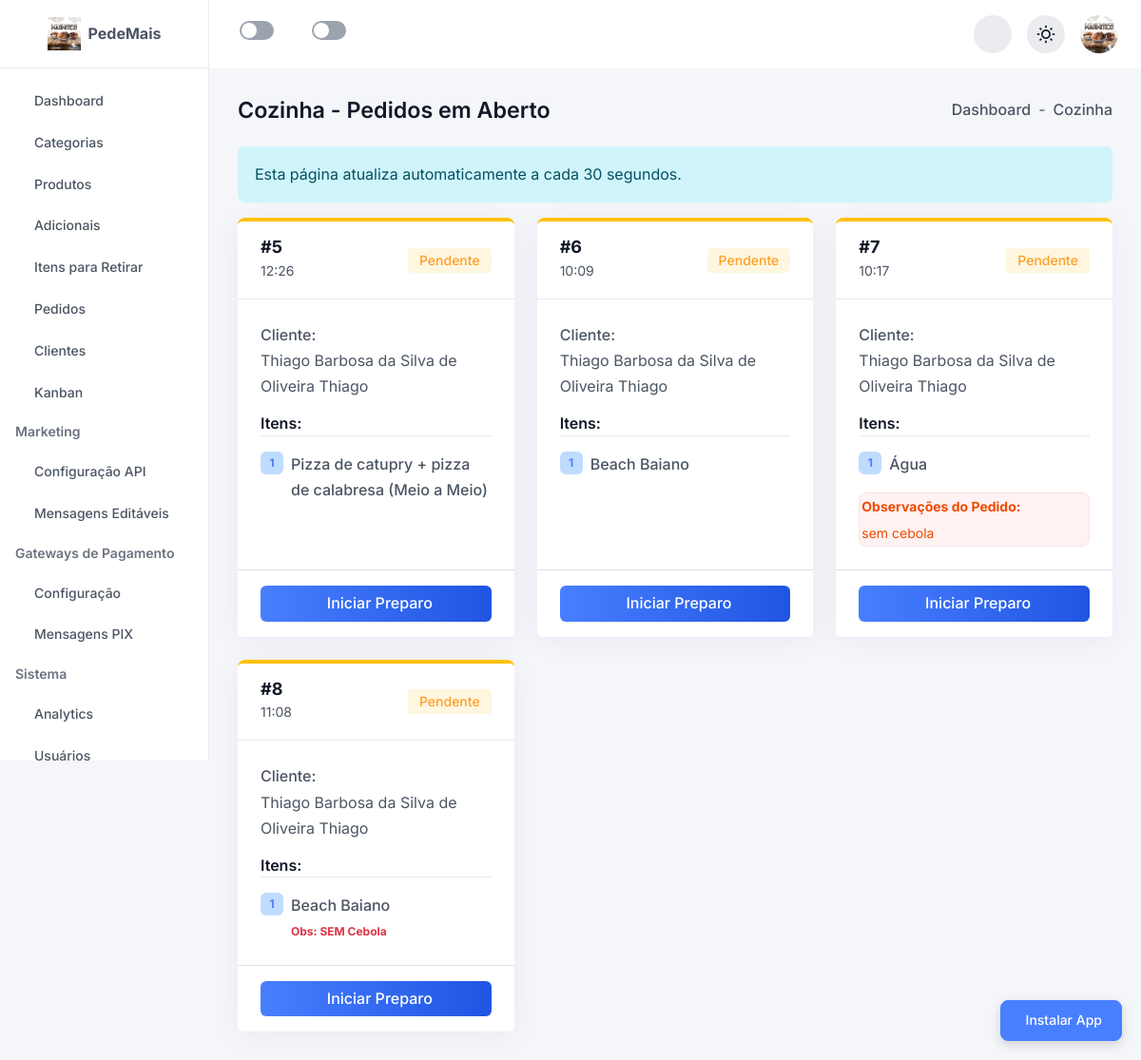
The app's page /admin/cozinha.php (signed in), older data.
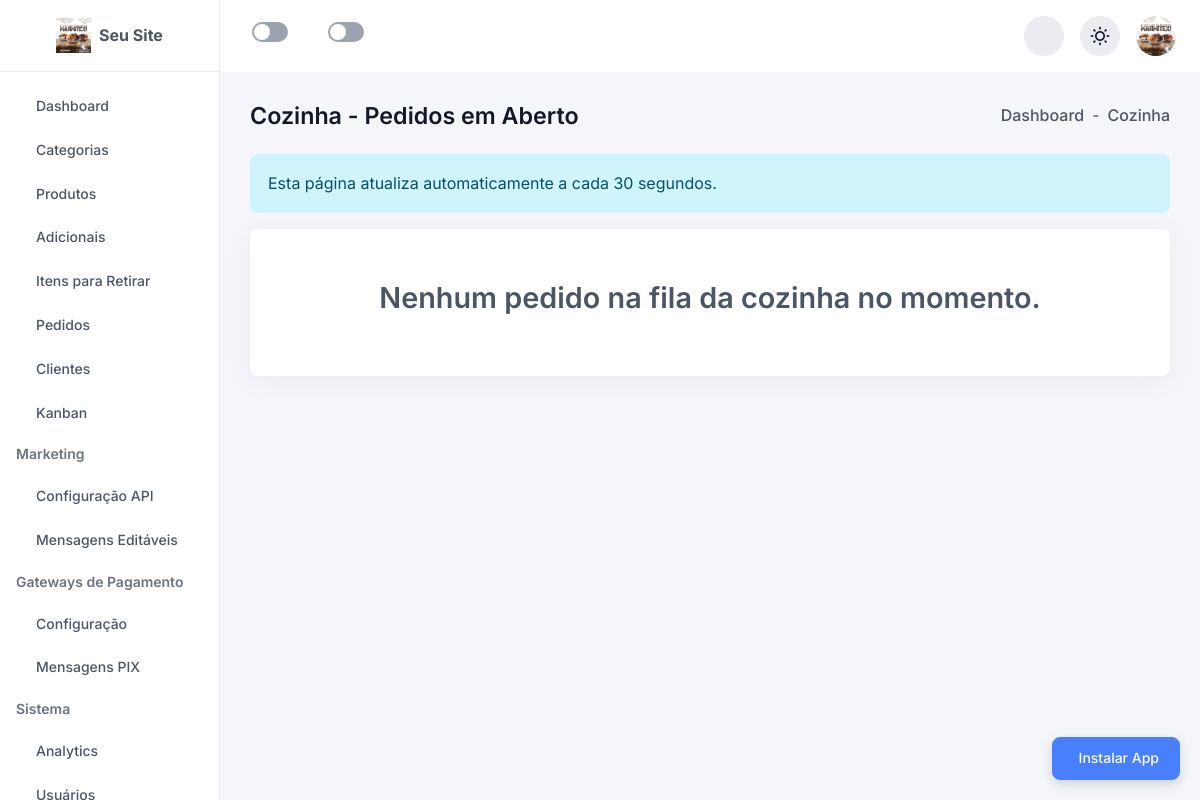
The same page, newer data.
### tables this page shows
CREATE TABLE `configuracoes` (
  `id` int(11) NOT NULL,
  `site_titulo` varchar(255) DEFAULT 'Cardápio Digital',
  `site_descricao` text DEFAULT NULL,
  `site_logo` varchar(255) DEFAULT NULL,
  `site_favicon` varchar(255) DEFAULT NULL,
  `site_capa` varchar(255) DEFAULT NULL,
  `endereco_cep` varchar(10) DEFAULT NULL,
  `endereco_rua` varchar(255) DEFAULT NULL,
  `endereco_numero` varchar(20) DEFAULT NULL,
  `endereco_complemento` varchar(255) DEFAULT NULL,
  `endereco_bairro` varchar(255) DEFAULT NULL,
  `endereco_cidade` varchar(255) DEFAULT NULL,
  `endereco_estado` varchar(2) DEFAULT NULL,
  `contato_whatsapp` varchar(20) DEFAULT NULL,
  `contato_email` varchar(255) DEFAULT NULL,
  `social_facebook` varchar(255) DEFAULT NULL,
  `social_instagram` varchar(255) DEFAULT NULL,
  `atualizado_em` timestamp NOT NULL DEFAULT current_timestamp() ON UPDATE current_timestamp(),
  `whatsapp_chave_pix` varchar(255) DEFAULT NULL COMMENT 'Chave PIX para pagamentos',
  `whatsapp_tempo_preparo_padrao` int(11) DEFAULT 30 COMMENT 'Tempo de preparo padrão em minutos',
  `whatsapp_tempo_entrega_padrao` int(11) DEFAULT 40 COMMENT 'Tempo de entrega padrão em minutos',
  `whatsapp_mensagem_pronto_retirada` text DEFAULT NULL COMMENT 'Mensagem quando pedido está pronto para retirada',
  `whatsapp_mensagem_pronto_delivery` text DEFAULT NULL COMMENT 'Mensagem quando pedido está pronto para delivery',
  `recaptcha_v2_site_key` varchar(255) DEFAULT NULL COMMENT 'Site Key do reCAPTCHA v2',
  `recaptcha_v2_secret_key` varchar(255) DEFAULT NULL COMMENT 'Secret Key do reCAPTCHA v2',
  `recaptcha_v3_site_key` varchar(255) DEFAULT NULL COMMENT 'Site Key do reCAPTCHA v3',
  `recaptcha_v3_secret_key` varchar(255) DEFAULT NULL COMMENT 'Secret Key do reCAPTCHA v3',
  `recaptcha_version` varchar(10) DEFAULT 'v2' COMMENT 'Versão do reCAPTCHA (v2 ou v3)',
  `recaptcha_ativo` tinyint(1) DEFAULT 0 COMMENT 'Ativar reCAPTCHA (1=sim, 0=não)',
  `recaptcha_paginas` text DEFAULT NULL COMMENT 'JSON com lista de páginas onde usar reCAPTCHA',
  `push_vapid_public_key` varchar(255) DEFAULT NULL COMMENT 'VAPID Public Key para Push Notifications',
  `push_vapid_private_key` text DEFAULT NULL COMMENT 'VAPID Private Key para Push Notifications',
  `push_notifications_ativo` tinyint(1) DEFAULT 1 COMMENT 'Ativar Push Notifications (1=sim, 0=não)',
  `nome_site` varchar(255) DEFAULT NULL,
  `descricao_site` text DEFAULT NULL,
  `logo` varchar(255) DEFAULT NULL,
  `favicon` varchar(255) DEFAULT NULL,
  `capa` varchar(255) DEFAULT NULL,
  `cep` varchar(20) DEFAULT NULL,
  `rua` varchar(255) DEFAULT NULL,
  `numero` varchar(50) DEFAULT NULL,
  `complemento` varchar(255) DEFAULT NULL,
  `bairro` varchar(100) DEFAULT NULL,
  `cidade` varchar(100) DEFAULT NULL,
  `estado` varchar(2) DEFAULT NULL,
  `whatsapp` varchar(20) DEFAULT NULL,
  `email_contato` varchar(255) DEFAULT NULL,
  `facebook` varchar(255) DEFAULT NULL,
  `instagram` varchar(255) DEFAULT NULL,
  `tema` varchar(50) DEFAULT 'roxo',
  `cor_principal` varchar(20) DEFAULT NULL,
  `cor_secundaria` varchar(20) DEFAULT NULL,
  `tema_layout` varchar(50) DEFAULT 'default',
  `impressao_automatica` tinyint(1) DEFAULT 0
);

CREATE TABLE `pedidos` (
  `id` int(11) NOT NULL,
  `cliente_id` int(11) DEFAULT NULL,
  `entregador_id` int(11) DEFAULT NULL,
  `codigo_pedido` varchar(20) NOT NULL,
  `token_avaliacao` varchar(64) DEFAULT NULL COMMENT 'Token único para link de avaliação',
  `cliente_nome` varchar(100) NOT NULL,
  `cliente_telefone` varchar(20) DEFAULT NULL,
  `cliente_endereco` text NOT NULL,
  `mesa_numero` varchar(20) DEFAULT NULL,
  `valor_total` decimal(10,2) NOT NULL,
  `valor_produtos` decimal(10,2) DEFAULT 0.00,
  `valor_entrega` decimal(10,2) DEFAULT 0.00,
  `tipo_entrega` varchar(20) DEFAULT 'balcao',
  `forma_pagamento_id` int(11) DEFAULT NULL,
  `qr_code_base64` longtext DEFAULT NULL COMMENT 'QR Code PIX em base64 (imagem)',
  `troco_para` decimal(10,2) DEFAULT NULL,
  `status` enum('pendente','confirmado','em_andamento','pronto','saiu_entrega','concluido','finalizado','cancelado') DEFAULT 'pendente',
  `lane_id` int(11) DEFAULT NULL,
  `posicao_kanban` int(11) DEFAULT 0,
  `pago` tinyint(1) DEFAULT 0,
  `entregue` tinyint(1) DEFAULT 0,
  `saiu_entrega` tinyint(1) DEFAULT 0,
  `em_preparo` tinyint(1) DEFAULT 0,
  `observacoes_kanban` text DEFAULT NULL,
  `atualizado_em` timestamp NULL DEFAULT current_timestamp() ON UPDATE current_timestamp(),
  `data_pedido` datetime NOT NULL DEFAULT current_timestamp(),
  `observacoes` text DEFAULT NULL,
  `comprovante_pagamento` varchar(255) DEFAULT NULL COMMENT 'Caminho do comprovante de pagamento',
  `comprovante_enviado_em` datetime DEFAULT NULL COMMENT 'Data de envio do comprovante',
  `comprovante_pix` text DEFAULT NULL COMMENT 'URL ou base64 do comprovante PIX',
  `comprovante_validado` tinyint(1) DEFAULT 0 COMMENT 'Se comprovante foi validado',
  `comprovante_validado_em` datetime DEFAULT NULL,
  `comprovante_validado_por` int(11) DEFAULT NULL,
  `pagamento_online` tinyint(1) DEFAULT 0 COMMENT 'Pagamento online via Mercado Pago',
  `arquivado` tinyint(1) DEFAULT 0,
  `data_conclusao` datetime DEFAULT NULL,
  `impresso` tinyint(1) DEFAULT 0,
  `data_impressao` datetime DEFAULT NULL
);

CREATE TABLE `pedido_itens` (
  `id` int(11) NOT NULL,
  `pedido_id` int(11) NOT NULL,
  `produto_id` int(11) NOT NULL,
  `produto_nome` varchar(255) DEFAULT NULL,
  `quantidade` int(11) NOT NULL,
  `preco_unitario` decimal(10,2) NOT NULL,
  `observacoes` text DEFAULT NULL
);

### admin/cozinha.php (the view, shortened to what the changed rows need)
<?php
include 'includes/header.php';
$stmt = $pdo->prepare("SELECT p.*, f.nome as forma_pagamento_nome
                       FROM pedidos p
                       LEFT JOIN formas_pagamento f ON p.forma_pagamento_id = f.id
                       WHERE p.status IN ('pendente', 'em_andamento')
                       ORDER BY p.data_pedido ASC");
$stmt->execute();
$pedidos = $stmt->fetchAll(PDO::FETCH_ASSOC);
function get_itens_pedido($pdo, $pedido_id)
{
    $stmt = $pdo->prepare("SELECT * FROM pedido_itens WHERE pedido_id = ?");
    $stmt->execute([$pedido_id]);
    return $stmt->fetchAll(PDO::FETCH_ASSOC);
}
?>
<div class="dashboard-main-body">
    <div class="row gy-4">
        <?php if (empty($pedidos)): ?>
            <div class="col-12">
                <div class="card p-4 text-center">
                    <div class="py-5">
                        <h5 class="text-secondary-light">Nenhum pedido na fila da cozinha no momento.</h5>
                    </div>
                </div>
            </div>
        <?php
else: ?>
            <?php foreach ($pedidos as $pedido):
        $itens = get_itens_pedido($pdo, $pedido['id']);
        $card_border = $pedido['status'] == 'pendente' ? 'border-warning' : 'border-info';
        $badge_class = $pedido['status'] == 'pendente' ? 'bg-warning-focus text-warning-main' : 'bg-info-focus text-info-main';
        $status_label = $pedido['status'] == 'pendente' ? 'Pendente' : 'Em Preparo';
?>
            <div class="col-xxl-3 col-xl-4 col-md-6">
                <div class="card h-100 radius-12 border-top border-4 <?php echo $card_border; ?>">
                    <div class="card-header border-bottom bg-base py-16 px-24 d-flex align-items-center justify-content-between">
                        <div>
                            <h6 class="text-lg fw-bold mb-0">#<?php echo $pedido['id']; ?></h6>
                            <span class="text-sm text-secondary-light"><?php echo date('H:i', strtotime($pedido['data_pedido'])); ?></span>
                        </div>
                        <span class="badge <?php echo $badge_class; ?> px-12 py-6 radius-4 text-sm fw-medium">
                            <?php echo $status_label; ?>
                        </span>
                    </div>
                    <div class="card-body p-24">
                        <div class="mb-3">
                            <span class="fw-medium text-heading">Cliente:</span>
                            <span class="text-secondary-light"><?php echo htmlspecialchars($pedido['cliente_nome']); ?></span>
                        </div>
                        <h6 class="text-md fw-semibold mb-3 border-bottom pb-2">Itens:</h6>
                        <ul class="list-unstyled mb-0 d-flex flex-column gap-3">
                            <?php foreach ($itens as $item):
?>
                            <li class="d-flex align-items-start gap-2">
                                <span class="badge bg-primary-100 text-primary-600 radius-circle w-24-px h-24-px d-flex justify-content-center align-items-center flex-shrink-0">
                                    <?php echo $item['quantidade']; ?>
                                </span>
                                <div>
                                    <span class="fw-medium text-heading d-block"><?php echo htmlspecialchars($item['produto_nome']); ?></span>
                                    <?php if (!empty($item['observacoes'])): ?>
                                        <div class="text-xs text-danger mt-1 fw-bold">
                                            Obs: <?php echo htmlspecialchars($item['observacoes']); ?>
                                        </div>
                                    <?php
            endif; ?>
                                </div>
                            </li>
                            <?php
        endforeach; ?>
                        </ul>
                        <?php if (!empty($pedido['observacoes'])): ?>
                        <div class="mt-3 p-2 bg-danger-50 radius-8 border border-danger-100">
                            <span class="text-danger-main fw-bold text-sm d-block mb-1">Observações do Pedido:</span>
                            <p class="text-danger-main text-sm mb-0"><?php echo nl2br(htmlspecialchars($pedido['observacoes'])); ?></p>
                        </div>
                        <?php
        endif; ?>
                    </div>
                    <div class="card-footer bg-base py-16 px-24 border-top">
                        <form method="POST" class="d-grid gap-2">
                            <?php if ($pedido['status'] == 'pendente'): ?>
                                <button type="submit" name="status" value="em_andamento" class="btn btn-primary d-flex align-items-center justify-content-center gap-2">
                                    Iniciar Preparo
                                </button>
                            <?php
        endif; ?>
                        </form>
                    </div>
                </div>
            </div>
            <?php
    endforeach; ?>
        <?php
endif; ?>
    </div>
</div>
<?php include 'includes/footer.php'; ?>

### admin/includes/header.php (shortened to what the changed rows need)
<?php
require_once __DIR__ . '/../../includes/functions.php';
require_once __DIR__ . '/auth.php';
$site_config = [];
try {
    $stmt = $pdo->query("SELECT * FROM configuracoes WHERE id = 1");
    $site_config = $stmt->fetch(PDO::FETCH_ASSOC) ?: [];
} catch (PDOException $e) {
}
$nome_site = $site_config['nome_site'] ?? 'PedeMais';
?>
<!DOCTYPE html>
<html lang="pt-BR" data-theme="light">
<head>
    <link rel="stylesheet" href="<?php echo SITE_URL; ?>/admin/assets/css/remixicon.css">
    <link rel="stylesheet" href="<?php echo SITE_URL; ?>/admin/assets/css/lib/bootstrap.min.css">
    <link rel="stylesheet" href="<?php echo SITE_URL; ?>/admin/assets/css/lib/dataTables.min.css">
    <link rel="stylesheet" href="<?php echo SITE_URL; ?>/admin/assets/css/style.css">
    <link rel="stylesheet" href="<?php echo SITE_URL; ?>/admin/assets/css/admin-custom.css">
    <link rel="stylesheet" href="<?php echo SITE_URL; ?>/admin/assets/css/mobile-fixes.css">
    <link rel="stylesheet" href="<?php echo SITE_URL; ?>/admin/assets/css/sino-vermelho.css">
    <link rel="stylesheet" href="<?php echo SITE_URL; ?>/admin/assets/css/realtime-updates.css">
    <link rel="stylesheet" href="https://cdnjs.cloudflare.com/ajax/libs/font-awesome/6.4.0/css/all.min.css">
</head>
<body data-nivel="admin">
<aside class="sidebar">
    <div>
        <a href="index.php" class="sidebar-logo d-flex align-items-center justify-content-center gap-2 p-3">
            <img src="<?php echo SITE_URL; ?>/uploads/config/<?php echo htmlspecialchars($site_config['logo'] ?? 'logo.png'); ?>" alt="<?php echo htmlspecialchars($nome_site); ?>" style="max-height: 35px; display: block;">
            <span class="fw-bold text-md"><?php echo htmlspecialchars($nome_site); ?></span>
        </a>
    </div>
    <div class="sidebar-menu-area">
        <?php
        $menu_items = get_menu_items();
        $current_page = basename($_SERVER['PHP_SELF']);
        ?>
        <ul class="sidebar-menu" id="sidebar-menu">
            <?php foreach ($menu_items as $section => $items): ?>
                <?php if ($section !== 'Principal' && $section !== 'Conta'): ?>
                    <li class="sidebar-menu-group-title"><?php echo htmlspecialchars($section); ?></li>
                <?php endif; ?>
                <?php foreach ($items as $item):
                    $is_active = ($current_page === $item['href']) ? 'active-page' : '';
                ?>
                    <li>
                        <a href="<?php echo $item['href']; ?>" class="<?php echo $is_active; ?>">
                            <span><?php echo htmlspecialchars($item['label']); ?></span>
                        </a>
                    </li>
                <?php endforeach; ?>
            <?php endforeach; ?>
        </ul>
    </div>
</aside>
<main class="dashboard-main">
    <div class="navbar-header">
        <div class="row align-items-center justify-content-between">
            <div class="col-auto">
                <div class="d-flex flex-wrap align-items-center gap-2 gap-md-3">
                    <div class="dropdown">
                        <button class="d-flex justify-content-center align-items-center rounded-circle" type="button" data-bs-toggle="dropdown">
                            <img src="<?php echo SITE_URL; ?>/uploads/config/<?php echo htmlspecialchars($site_config['logo'] ?? 'logo.png'); ?>" alt="Perfil" class="w-40-px h-40-px object-fit-cover rounded-circle">
                        </button>
                    </div>
                </div>
            </div>
        </div>
    </div>
    <div class="dashboard-main-body">

Row changes from the older to the newer data that the page shows:
removed pedidos: id "5", data_pedido "12:26", status "Pendente", cliente_nome "Thiago Barbosa da Silva de Oliveira Thiago", shows "Iniciar Preparo"
removed pedido_itens: quantidade "1", produto_nome "Pizza de catupry + pizza de calabresa (Meio a Meio)", shown under "5"
removed pedidos: id "6", data_pedido "10:09", status "Pendente", cliente_nome "Thiago Barbosa da Silva de Oliveira Thiago", shows "Iniciar Preparo"
removed pedido_itens: quantidade "1", produto_nome "Beach Baiano", shown under "6"
removed pedidos: id "7", data_pedido "10:17", status "Pendente", cliente_nome "Thiago Barbosa da Silva de Oliveira Thiago", observacoes "sem cebola", shows "Iniciar Preparo"
removed pedido_itens: quantidade "1", produto_nome "Água", shown under "7"
removed pedidos: id "8", data_pedido "11:08", status "Pendente", cliente_nome "Thiago Barbosa da Silva de Oliveira Thiago", shows "Iniciar Preparo"
removed pedido_itens: quantidade "1", produto_nome "Beach Baiano", observacoes "SEM Cebola", shown under "8"
changed configuracoes: nome_site "PedeMais" → "Seu Site"
Text that changed along with them:
text now shown: "Nenhum pedido na fila da cozinha no momento."
list line gone: "Usuários"
